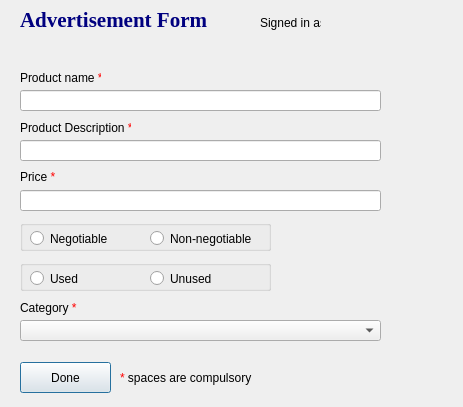
<?xml version="1.0" encoding="UTF-8"?>
<ui version="4.0">
 <class>sellproduct</class>
 <widget class="QDialog" name="sellproduct">
  <property name="geometry">
   <rect>
    <x>0</x>
    <y>0</y>
    <width>463</width>
    <height>407</height>
   </rect>
  </property>
  <property name="windowTitle">
   <string>Dialog</string>
  </property>
  <widget class="QLabel" name="label">
   <property name="geometry">
    <rect>
     <x>20</x>
     <y>0</y>
     <width>261</width>
     <height>41</height>
    </rect>
   </property>
   <property name="font">
    <font>
     <family>Georgia</family>
     <pointsize>12</pointsize>
     <weight>75</weight>
     <italic>false</italic>
     <bold>true</bold>
    </font>
   </property>
   <property name="text">
    <string>&lt;html&gt;&lt;head/&gt;&lt;body&gt;&lt;p&gt;&lt;span style=&quot; font-size:16pt; color:#00007f;&quot;&gt;Advertisement Form&lt;/span&gt;&lt;/p&gt;&lt;/body&gt;&lt;/html&gt;</string>
   </property>
  </widget>
  <widget class="QLabel" name="label_2">
   <property name="geometry">
    <rect>
     <x>20</x>
     <y>70</y>
     <width>81</width>
     <height>16</height>
    </rect>
   </property>
   <property name="text">
    <string>&lt;html&gt;&lt;head/&gt;&lt;body&gt;&lt;p&gt;Product name&lt;span style=&quot; color:#ff0000;&quot;&gt; *&lt;/span&gt;&lt;/p&gt;&lt;/body&gt;&lt;/html&gt;</string>
   </property>
  </widget>
  <widget class="QLineEdit" name="lineEdit">
   <property name="geometry">
    <rect>
     <x>20</x>
     <y>90</y>
     <width>361</width>
     <height>21</height>
    </rect>
   </property>
  </widget>
  <widget class="QLabel" name="label_3">
   <property name="geometry">
    <rect>
     <x>20</x>
     <y>120</y>
     <width>111</width>
     <height>16</height>
    </rect>
   </property>
   <property name="text">
    <string>&lt;html&gt;&lt;head/&gt;&lt;body&gt;&lt;p&gt;Product Description&lt;span style=&quot; color:#ff0000;&quot;&gt; *&lt;/span&gt;&lt;/p&gt;&lt;/body&gt;&lt;/html&gt;</string>
   </property>
  </widget>
  <widget class="QLineEdit" name="lineEdit_2">
   <property name="geometry">
    <rect>
     <x>20</x>
     <y>140</y>
     <width>361</width>
     <height>21</height>
    </rect>
   </property>
  </widget>
  <widget class="QLabel" name="label_4">
   <property name="geometry">
    <rect>
     <x>20</x>
     <y>300</y>
     <width>71</width>
     <height>16</height>
    </rect>
   </property>
   <property name="text">
    <string>&lt;html&gt;&lt;head/&gt;&lt;body&gt;&lt;p&gt;Category&lt;span style=&quot; color:#ff0000;&quot;&gt; *&lt;/span&gt;&lt;/p&gt;&lt;/body&gt;&lt;/html&gt;</string>
   </property>
  </widget>
  <widget class="QLabel" name="label_5">
   <property name="geometry">
    <rect>
     <x>120</x>
     <y>370</y>
     <width>151</width>
     <height>16</height>
    </rect>
   </property>
   <property name="text">
    <string>&lt;html&gt;&lt;head/&gt;&lt;body&gt;&lt;p&gt;&lt;span style=&quot; color:#ff0000;&quot;&gt;*&lt;/span&gt; spaces are compulsory&lt;/p&gt;&lt;/body&gt;&lt;/html&gt;</string>
   </property>
  </widget>
  <widget class="QComboBox" name="comboBox">
   <property name="geometry">
    <rect>
     <x>20</x>
     <y>320</y>
     <width>361</width>
     <height>21</height>
    </rect>
   </property>
  </widget>
  <widget class="QPushButton" name="pushButton">
   <property name="geometry">
    <rect>
     <x>20</x>
     <y>362</y>
     <width>91</width>
     <height>31</height>
    </rect>
   </property>
   <property name="text">
    <string>Done</string>
   </property>
  </widget>
  <widget class="QLineEdit" name="lineEdit_3">
   <property name="geometry">
    <rect>
     <x>20</x>
     <y>190</y>
     <width>361</width>
     <height>21</height>
    </rect>
   </property>
  </widget>
  <widget class="QLabel" name="label_6">
   <property name="geometry">
    <rect>
     <x>20</x>
     <y>170</y>
     <width>47</width>
     <height>13</height>
    </rect>
   </property>
   <property name="text">
    <string>&lt;html&gt;&lt;head/&gt;&lt;body&gt;&lt;p&gt;Price &lt;span style=&quot; color:#ff0000;&quot;&gt;*&lt;/span&gt;&lt;/p&gt;&lt;/body&gt;&lt;/html&gt;</string>
   </property>
  </widget>
  <widget class="QGroupBox" name="groupBox">
   <property name="geometry">
    <rect>
     <x>20</x>
     <y>220</y>
     <width>251</width>
     <height>31</height>
    </rect>
   </property>
   <property name="title">
    <string/>
   </property>
   <widget class="QRadioButton" name="radioButton">
    <property name="geometry">
     <rect>
      <x>10</x>
      <y>10</y>
      <width>82</width>
      <height>17</height>
     </rect>
    </property>
    <property name="text">
     <string>Negotiable</string>
    </property>
   </widget>
   <widget class="QRadioButton" name="radioButton_2">
    <property name="geometry">
     <rect>
      <x>130</x>
      <y>10</y>
      <width>101</width>
      <height>17</height>
     </rect>
    </property>
    <property name="text">
     <string>Non-negotiable</string>
    </property>
   </widget>
  </widget>
  <widget class="QGroupBox" name="groupBox_2">
   <property name="geometry">
    <rect>
     <x>20</x>
     <y>260</y>
     <width>251</width>
     <height>31</height>
    </rect>
   </property>
   <property name="title">
    <string/>
   </property>
   <widget class="QRadioButton" name="radioButton_3">
    <property name="geometry">
     <rect>
      <x>10</x>
      <y>10</y>
      <width>82</width>
      <height>17</height>
     </rect>
    </property>
    <property name="text">
     <string>Used</string>
    </property>
   </widget>
   <widget class="QRadioButton" name="radioButton_4">
    <property name="geometry">
     <rect>
      <x>130</x>
      <y>10</y>
      <width>82</width>
      <height>17</height>
     </rect>
    </property>
    <property name="text">
     <string>Unused</string>
    </property>
   </widget>
  </widget>
  <widget class="QLabel" name="label_7">
   <property name="geometry">
    <rect>
     <x>260</x>
     <y>12</y>
     <width>61</width>
     <height>21</height>
    </rect>
   </property>
   <property name="text">
    <string>Signed in as:</string>
   </property>
  </widget>
  <widget class="QLabel" name="label_8">
   <property name="geometry">
    <rect>
     <x>320</x>
     <y>12</y>
     <width>141</width>
     <height>21</height>
    </rect>
   </property>
   <property name="text">
    <string/>
   </property>
  </widget>
 </widget>
 <resources/>
 <connections/>
</ui>
